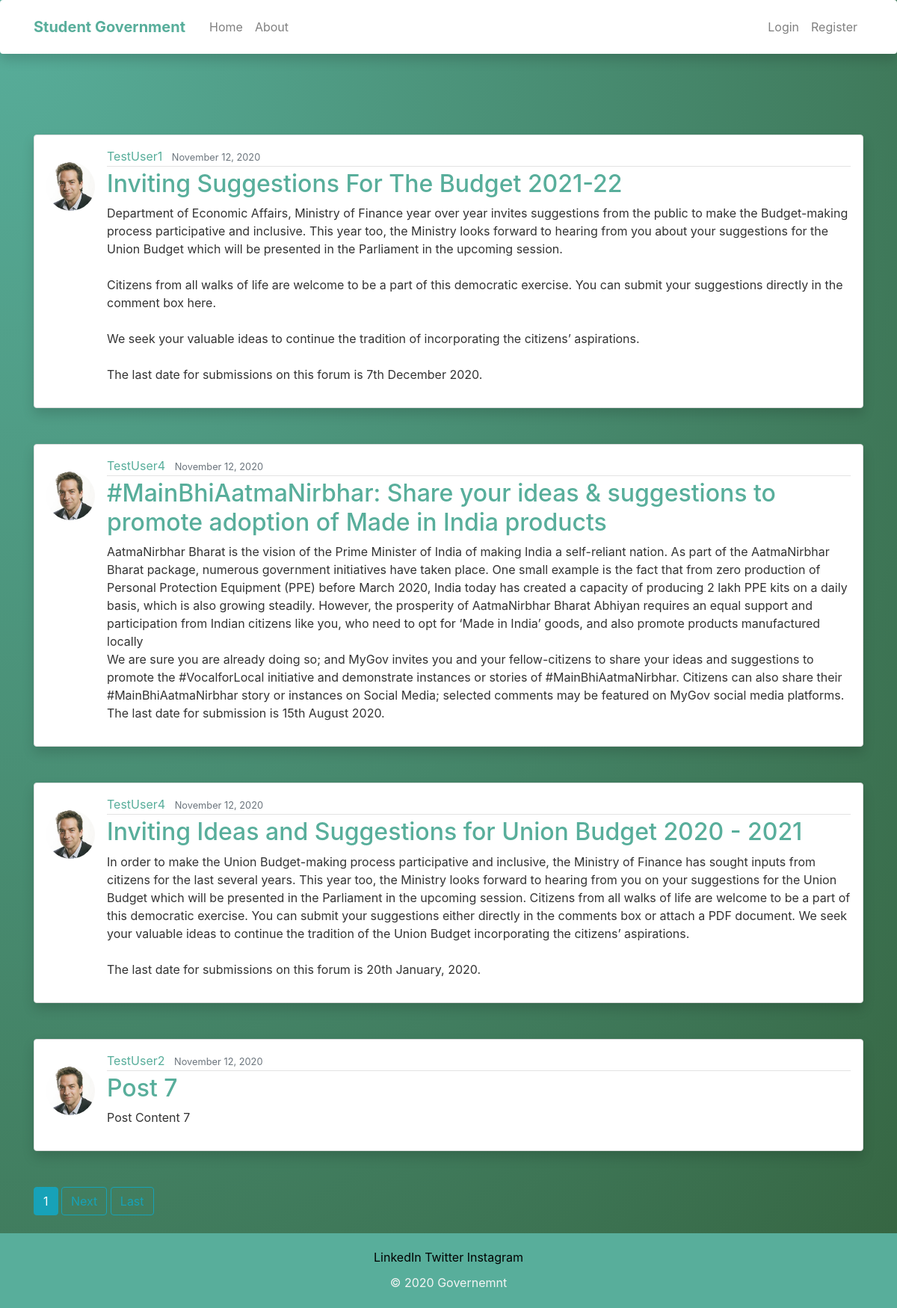
/home/, run on the app's committed database.
### blog/models.py (models this page shows, shortened)
class Post(models.Model):
    title = models.CharField(max_length = 100)
    content = models.TextField()
    date_posted = models.DateTimeField(default = timezone.now)  # not timezone.now() as we don't want to execute it instantly
    author = models.ForeignKey(User, on_delete = models.CASCADE)

### users/models.py (models this page shows, shortened)
class Profile(models.Model):
    user = models.OneToOneField(User, on_delete=models.CASCADE)
    image = models.ImageField(default='default.jpg', upload_to='profile_pics')

### blog/views.py (the view)
# urls.py: path('home/', PostListView.as_view(), name="blog-home"),
class PostListView(ListView):
    model = Post
    template_name = 'blog/home.html'
    context_object_name = "posts"
    ordering = ['-date_posted']     # Newest post at the top
    paginate_by = 4

### blog/templates/blog/home.html (shortened to what this page needs)
<body style="background:radial-gradient(at top left, #58ae9b, #356440);">
    {% extends 'blog/base.html' %}
    {% block content %}
        {% for post in posts %}
        <div>
            <article class="media content-section shadow p-3 mb-5 bg-white rounded">
            <img style="margin-top: 20px;" class="rounded-circle article-img" src="{{ post.author.profile.image.url }}">
            <div class="media-body">
                <div class="article-metadata">
                    <a class="mr-2" href="{% url 'user-posts' post.author.username %}" style="color: #58ae9b;">{{ post.author }}</a>
                    <small class="text-muted">{{ post.date_posted|date:"F j, Y" }}</small>
                </div>
                <h2><a class="article-title" href="{% url 'post-detail' post.id %}" style="color: #58ae9b;">{{ post.title }}</a></h2>
                <p class="article-content">{{ post.content }}</p>
            </div>
            </article>
        </div>
        {% endfor %}
        {% if is_paginated %}
            {% for num in page_obj.paginator.page_range %}
                {% if page_obj.number == num %}
                    <a class="btn btn-info mb-4" href="?page={{ num }}">{{ num }}</a>
                {% elif num > page_obj.filter|add:"-3" and num < page_obj.filter|add:"3" %}
                    <a class="btn btn-outline-info mb-4" href="?page={{ num }}">{{ num }}</a>
                {% endif %}
            {% endfor %}
            {% if page_obj.has_next %}
                <a class="btn btn-outline-info mb-4" href="?page={{ page_obj.next_page_number }}">Next</a>
                <a class="btn btn-outline-info mb-4" href="?page={{ page_obj.paginator.num_pages }}">Last</a>
            {% endif %}
        {% endif %}
{% endblock content %}

### blog/templates/blog/base.html (shortened to what this page needs)
{% load static %}
<!DOCTYPE html>
<html lang="en">
<head>
    <link rel="stylesheet" href="https://cdn.jsdelivr.net/npm/bootstrap@4.5.3/dist/css/bootstrap.min.css">
    <link rel="stylesheet" type="text/css" href="{% static 'blog/main.css' %}" >
</head>
<body>
<header class="site-header">
  <nav class="navbar navbar-expand-md navbar-dark bg-steel fixed-top shadow p-3 mb-5 bg-white rounded">
    <div class="container">
        <a class="navbar-brand mr-4 font-weight-bold" href="{% url 'blog-index' %}" style="color: #58ae9b;">Student Government</a>
        <div class="collapse navbar-collapse" id="navbarToggle">
            <div class="navbar-nav mr-auto">
                <a class="nav-item nav-link" href="{% url 'blog-home' %}" style="color: grey;">Home</a>
                <a class="nav-item nav-link" href="{% url 'blog-about' %}"style="color: grey;">About</a>
            </div>
            <div class="navbar-nav">
                {% if user.is_authenticated %}
                    <a class="nav-item nav-link" href="{% url 'logout' %}" style="color: grey;">Logout</a>
                    <a class="nav-item nav-link" href="{% url 'profile' %}" style="color: grey;">Profile</a>
                    <a class="nav-item nav-link" href="{% url 'post-create' %}" style="color: grey;">New Post</a>
                {% else %}
                    <a class="nav-item nav-link" href="{% url 'login' %}" style="color: grey;">Login</a>
                    <a class="nav-item nav-link" href="{% url 'register' %}" style="color: grey;">Register</a>
                {% endif %}
            </div>
        </div>
    </div>
  </nav>
</header>
    <main role="main" class="container" style="padding-top: 100px;">
    <div class="row">
        <div class="col-12">
            {% block content %}{% endblock %}
        </div>
    </div>
    </main>
</body>
<footer style = "height: 100px;
    background-color: #58ae9b;
    text-align: center;
    color: whitesmoke;
    padding: 20px 0 20px;">
    <div>
        <a  href="https://www.linkedin.com/" style="color: black">LinkedIn</a>
        <a  href="https://twitter.com/" style="color: black" >Twitter</a>
        <a  href="https://www.instagram.com/" style="color: black">Instagram</a>
        <p style="padding-top: 10px">© 2020 Governemnt</p>
    </div>
</footer>
</html>

### blog/static/blog/main.css (style rules this page uses)
body { background: #fafafa; color: #333333; margin-top: 5rem; }
h1, h2, h3, h4, h5, h6 { color: #444444; }
.bg-steel { background-color: #5f788a; }
.site-header .navbar-nav .nav-link { color: #cbd5db; }
.content-section { background: #ffffff; padding: 10px 20px; border: 1px solid #dddddd; border-radius: 3px; margin-bottom: 20px; }
.article-title { color: #444444; }
.article-content { white-space: pre-line; }
.article-img { height: 65px; width: 65px; margin-right: 16px; }
.article-metadata { padding-bottom: 1px; margin-bottom: 4px; border-bottom: 1px solid #e3e3e3 }

### data on the page
Post: author.profile.image (placeholder picture), author "TestUser1", date_posted "November 12, 2020", title "Inviting Suggestions For The Budget 2021-22", content "Department of Economic Affairs, Ministry of Finance year over year invites suggestions from the public to make the Budget-making process participative and inclusive. This year too, the Ministry looks forward to hearing from you about your suggestions for the Union Budget which will be presented in the Parliament in the upcoming session. Citizens from all walks of life are welcome to be a part of this democratic exercise. You can submit your suggestions directly in the comment box here. We seek your valuable ideas to continue the tradition of incorporating the citizens’ aspirations. The last date for submissions on this forum is 7th December 2020."
Post: author.profile.image (placeholder picture), author "TestUser4", date_posted "November 12, 2020", title "#MainBhiAatmaNirbhar: Share your ideas & suggestions to promote adoption of Made in India products", content "AatmaNirbhar Bharat is the vision of the Prime Minister of India of making India a self-reliant nation. As part of the AatmaNirbhar Bharat package, numerous government initiatives have taken place. One small example is the fact that from zero production of Personal Protection Equipment (PPE) before March 2020, India today has created a capacity of producing 2 lakh PPE kits on a daily basis, which is also growing steadily. However, the prosperity of AatmaNirbhar Bharat Abhiyan requires an equal support and participation from Indian citizens like you, who need to opt for ‘Made in India’ goods, and also promote products manufactured locally We are sure you are already doing so; and MyGov…"
Post: author.profile.image (placeholder picture), author "TestUser4", date_posted "November 12, 2020", title "Inviting Ideas and Suggestions for Union Budget 2020 - 2021", content "In order to make the Union Budget-making process participative and inclusive, the Ministry of Finance has sought inputs from citizens for the last several years. This year too, the Ministry looks forward to hearing from you on your suggestions for the Union Budget which will be presented in the Parliament in the upcoming session. Citizens from all walks of life are welcome to be a part of this democratic exercise. You can submit your suggestions either directly in the comments box or attach a PDF document. We seek your valuable ideas to continue the tradition of the Union Budget incorporating the citizens’ aspirations. The last date for submissions on this forum is 20th January, 2020."
Post: author.profile.image (placeholder picture), author "TestUser2", date_posted "November 12, 2020", title "Post 7", content "Post Content 7"

### other printed values
{{ num }} "1"
